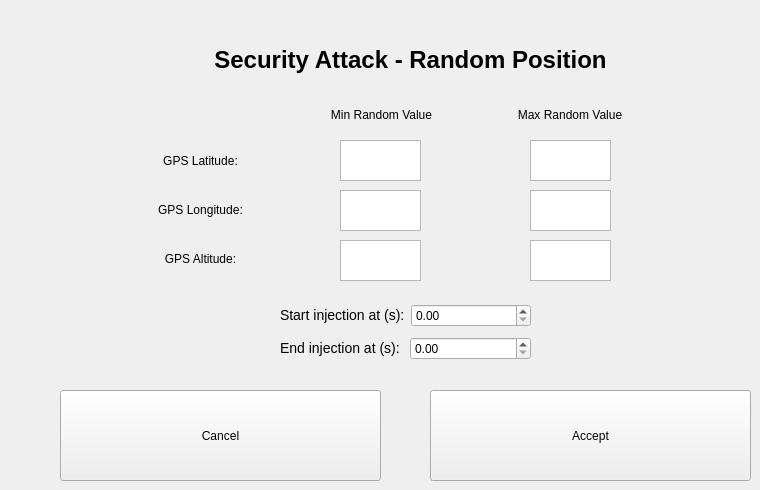
   <widget class="QWidget" name="page_8">
    <widget class="QLabel" name="label_9">
     <property name="geometry">
      <rect>
       <x>100</x>
       <y>30</y>
       <width>621</width>
       <height>61</height>
      </rect>
     </property>
     <property name="toolTip">
      <string>&lt;html&gt;&lt;head/&gt;&lt;body&gt;&lt;p align=&quot;center&quot;&gt;&lt;br/&gt;&lt;/p&gt;&lt;/body&gt;&lt;/html&gt;</string>
     </property>
     <property name="whatsThis">
      <string>&lt;html&gt;&lt;head/&gt;&lt;body&gt;&lt;p align=&quot;center&quot;&gt;&lt;br/&gt;&lt;/p&gt;&lt;/body&gt;&lt;/html&gt;</string>
     </property>
     <property name="styleSheet">
      <string notr="true">font-size: 24px;
font-weight: bold;</string>
     </property>
     <property name="text">
      <string>&lt;html&gt;&lt;head/&gt;&lt;body&gt;&lt;p&gt;&lt;span style=&quot; color:#000000;&quot;&gt;Security Attack - Random Position&lt;/span&gt;&lt;/p&gt;&lt;/body&gt;&lt;/html&gt;</string>
     </property>
     <property name="alignment">
      <set>Qt::AlignCenter</set>
     </property>
    </widget>
    <widget class="QWidget" name="layoutWidget_16">
     <property name="geometry">
      <rect>
       <x>290</x>
       <y>100</y>
       <width>371</width>
       <height>31</height>
      </rect>
     </property>
     <layout class="QHBoxLayout" name="horizontalLayout_5">
      <item>
       <widget class="QLabel" name="label_31">
        <property name="styleSheet">
         <string notr="true">font-size: 12px;</string>
        </property>
        <property name="text">
         <string>&lt;html&gt;&lt;head/&gt;&lt;body&gt;&lt;p&gt;&lt;span style=&quot; color:#000000;&quot;&gt;Min Random Value&lt;/span&gt;&lt;/p&gt;&lt;/body&gt;&lt;/html&gt;</string>
        </property>
        <property name="alignment">
         <set>Qt::AlignCenter</set>
        </property>
       </widget>
      </item>
      <item>
       <widget class="QLabel" name="label_32">
        <property name="styleSheet">
         <string notr="true">font-size: 12px;</string>
        </property>
        <property name="text">
         <string>&lt;html&gt;&lt;head/&gt;&lt;body&gt;&lt;p&gt;&lt;span style=&quot; color:#000000;&quot;&gt;Max Random Value&lt;/span&gt;&lt;/p&gt;&lt;/body&gt;&lt;/html&gt;</string>
        </property>
        <property name="alignment">
         <set>Qt::AlignCenter</set>
        </property>
       </widget>
      </item>
     </layout>
    </widget>
    <widget class="QTextEdit" name="textEditGPSLatInjection_4">
     <property name="geometry">
      <rect>
       <x>340</x>
       <y>140</y>
       <width>81</width>
       <height>41</height>
      </rect>
     </property>
     <property name="sizePolicy">
      <sizepolicy hsizetype="Preferred" vsizetype="Preferred">
       <horstretch>0</horstretch>
       <verstretch>0</verstretch>
      </sizepolicy>
     </property>
     <property name="styleSheet">
      <string notr="true">border-top-left-radius: 10px;
border-top-right-radius: 10px;
border-bottom-left-radius: 10px;
border-bottom-right-radius: 10px;
qproperty-toolTip:&quot;Assign value to random interval min &lt;br&gt;bound for GPS Latitude.&quot;;</string>
     </property>
    </widget>
    <widget class="QTextEdit" name="textEditGPSLatInjection_9">
     <property name="geometry">
      <rect>
       <x>530</x>
       <y>140</y>
       <width>81</width>
       <height>41</height>
      </rect>
     </property>
     <property name="sizePolicy">
      <sizepolicy hsizetype="Preferred" vsizetype="Preferred">
       <horstretch>0</horstretch>
       <verstretch>0</verstretch>
      </sizepolicy>
     </property>
     <property name="styleSheet">
      <string notr="true">border-top-left-radius: 10px;
border-top-right-radius: 10px;
border-bottom-left-radius: 10px;
border-bottom-right-radius: 10px;
qproperty-toolTip:&quot;Assign value to random interval max &lt;br&gt;bound for GPS Latitude.&quot;;</string>
     </property>
    </widget>
    <widget class="QPushButton" name="buttonGPSInjectionContinue_8">
     <property name="enabled">
      <bool>true</bool>
     </property>
     <property name="geometry">
      <rect>
       <x>430</x>
       <y>390</y>
       <width>321</width>
       <height>91</height>
      </rect>
     </property>
     <property name="styleSheet">
      <string notr="true"/>
     </property>
     <property name="text">
      <string>Accept</string>
     </property>
    </widget>
    <widget class="QTextEdit" name="textEditGPSLonInjection_10">
     <property name="geometry">
      <rect>
       <x>530</x>
       <y>190</y>
       <width>81</width>
       <height>41</height>
      </rect>
     </property>
     <property name="sizePolicy">
      <sizepolicy hsizetype="Preferred" vsizetype="Preferred">
       <horstretch>0</horstretch>
       <verstretch>0</verstretch>
      </sizepolicy>
     </property>
     <property name="styleSheet">
      <string notr="true">border-top-left-radius: 10px;
border-top-right-radius: 10px;
border-bottom-left-radius: 10px;
border-bottom-right-radius: 10px;
qproperty-toolTip:&quot;Assign value to random interval max &lt;br&gt;bound for GPS Longitude.&quot;;</string>
     </property>
    </widget>
    <widget class="QTextEdit" name="textEditGPSLonInjection_11">
     <property name="geometry">
      <rect>
       <x>340</x>
       <y>190</y>
       <width>81</width>
       <height>41</height>
      </rect>
     </property>
     <property name="sizePolicy">
      <sizepolicy hsizetype="Preferred" vsizetype="Preferred">
       <horstretch>0</horstretch>
       <verstretch>0</verstretch>
      </sizepolicy>
     </property>
     <property name="styleSheet">
      <string notr="true">border-top-left-radius: 10px;
border-top-right-radius: 10px;
border-bottom-left-radius: 10px;
border-bottom-right-radius: 10px;
qproperty-toolTip:&quot;Assign value to random interval min &lt;br&gt;bound for GPS Longitude.&quot;;</string>
     </property>
    </widget>
    <widget class="QWidget" name="layoutWidget_17">
     <property name="geometry">
      <rect>
       <x>140</x>
       <y>140</y>
       <width>121</width>
       <height>141</height>
      </rect>
     </property>
     <layout class="QVBoxLayout" name="verticalLayout_14">
      <item>
       <widget class="QLabel" name="labelGPSLatInjection_8">
        <property name="styleSheet">
         <string notr="true"/>
        </property>
        <property name="text">
         <string>&lt;html&gt;&lt;head/&gt;&lt;body&gt;&lt;p&gt;&lt;span style=&quot; color:#000000;&quot;&gt;GPS Latitude:&lt;/span&gt;&lt;/p&gt;&lt;/body&gt;&lt;/html&gt;</string>
        </property>
        <property name="alignment">
         <set>Qt::AlignCenter</set>
        </property>
       </widget>
      </item>
      <item>
       <widget class="QLabel" name="labelGPSLonInjection_8">
        <property name="styleSheet">
         <string notr="true"/>
        </property>
        <property name="text">
         <string>&lt;html&gt;&lt;head/&gt;&lt;body&gt;&lt;p&gt;&lt;span style=&quot; color:#000000;&quot;&gt;GPS Longitude:&lt;/span&gt;&lt;/p&gt;&lt;/body&gt;&lt;/html&gt;</string>
        </property>
        <property name="alignment">
         <set>Qt::AlignCenter</set>
        </property>
       </widget>
      </item>
      <item>
       <widget class="QLabel" name="labelGPSAltInjection_8">
        <property name="styleSheet">
         <string notr="true"/>
        </property>
        <property name="text">
         <string>&lt;html&gt;&lt;head/&gt;&lt;body&gt;&lt;p&gt;&lt;span style=&quot; color:#000000;&quot;&gt;GPS Altitude:&lt;/span&gt;&lt;/p&gt;&lt;/body&gt;&lt;/html&gt;</string>
        </property>
        <property name="alignment">
         <set>Qt::AlignCenter</set>
        </property>
       </widget>
      </item>
     </layout>
    </widget>
    <widget class="QPushButton" name="buttonGPSInjectionCancel_8">
     <property name="enabled">
      <bool>true</bool>
     </property>
     <property name="geometry">
      <rect>
       <x>60</x>
       <y>390</y>
       <width>321</width>
       <height>91</height>
      </rect>
     </property>
     <property name="styleSheet">
      <string notr="true"/>
     </property>
     <property name="text">
      <string>Cancel</string>
     </property>
    </widget>
    <widget class="QWidget" name="layoutWidget_18">
     <property name="geometry">
      <rect>
       <x>280</x>
       <y>300</y>
       <width>251</width>
       <height>64</height>
      </rect>
     </property>
     <layout class="QVBoxLayout" name="verticalLayout_15">
      <item>
       <layout class="QHBoxLayout" name="horizontalLayout_21">
        <item>
         <widget class="QLabel" name="label_33">
          <property name="styleSheet">
           <string notr="true">font-size: 14px;</string>
          </property>
          <property name="text">
           <string>&lt;html&gt;&lt;head/&gt;&lt;body&gt;&lt;p&gt;&lt;span style=&quot; color:#000000;&quot;&gt;Start injection at (s):&lt;/span&gt;&lt;/p&gt;&lt;/body&gt;&lt;/html&gt;</string>
          </property>
         </widget>
        </item>
        <item>
         <widget class="QDoubleSpinBox" name="doubleSpinBox_startInjection_9">
          <property name="styleSheet">
           <string notr="true">qproperty-toolTip: &quot;Seconds after takeoff considered to start injection&quot;;</string>
          </property>
         </widget>
        </item>
       </layout>
      </item>
      <item>
       <layout class="QHBoxLayout" name="horizontalLayout_22">
        <item>
         <widget class="QLabel" name="label_34">
          <property name="styleSheet">
           <string notr="true">font-size: 14px;</string>
          </property>
          <property name="text">
           <string>&lt;html&gt;&lt;head/&gt;&lt;body&gt;&lt;p&gt;&lt;span style=&quot; color:#000000;&quot;&gt;End injection at (s): &lt;/span&gt;&lt;/p&gt;&lt;/body&gt;&lt;/html&gt;</string>
          </property>
         </widget>
        </item>
        <item>
         <widget class="QDoubleSpinBox" name="doubleSpinBox_endInjection_9">
          <property name="styleSheet">
           <string notr="true">qproperty-toolTip: &quot;Seconds after takeoff considered to end injection&quot;;</string>
          </property>
         </widget>
        </item>
       </layout>
      </item>
     </layout>
    </widget>
    <widget class="QTextEdit" name="textEditGPSAltInjection_9">
     <property name="geometry">
      <rect>
       <x>530</x>
       <y>240</y>
       <width>81</width>
       <height>41</height>
      </rect>
     </property>
     <property name="sizePolicy">
      <sizepolicy hsizetype="Preferred" vsizetype="Preferred">
       <horstretch>0</horstretch>
       <verstretch>0</verstretch>
      </sizepolicy>
     </property>
     <property name="styleSheet">
      <string notr="true">border-top-left-radius: 10px;
border-top-right-radius: 10px;
border-bottom-left-radius: 10px;
border-bottom-right-radius: 10px;
qproperty-toolTip:&quot;Assign value to random interval max &lt;br&gt;bound for GPS Altitude&quot;;</string>
     </property>
    </widget>
    <widget class="QTextEdit" name="textEditGPSAltInjection_4">
     <property name="geometry">
      <rect>
       <x>340</x>
       <y>240</y>
       <width>81</width>
       <height>41</height>
      </rect>
     </property>
     <property name="sizePolicy">
      <sizepolicy hsizetype="Preferred" vsizetype="Preferred">
       <horstretch>0</horstretch>
       <verstretch>0</verstretch>
      </sizepolicy>
     </property>
     <property name="styleSheet">
      <string notr="true">border-top-left-radius: 10px;
border-top-right-radius: 10px;
border-bottom-left-radius: 10px;
border-bottom-right-radius: 10px;
qproperty-toolTip:&quot;Assign value to random interval min &lt;br&gt;bound for GPS Altitude.&quot;;</string>
     </property>
    </widget>
   </widget>
